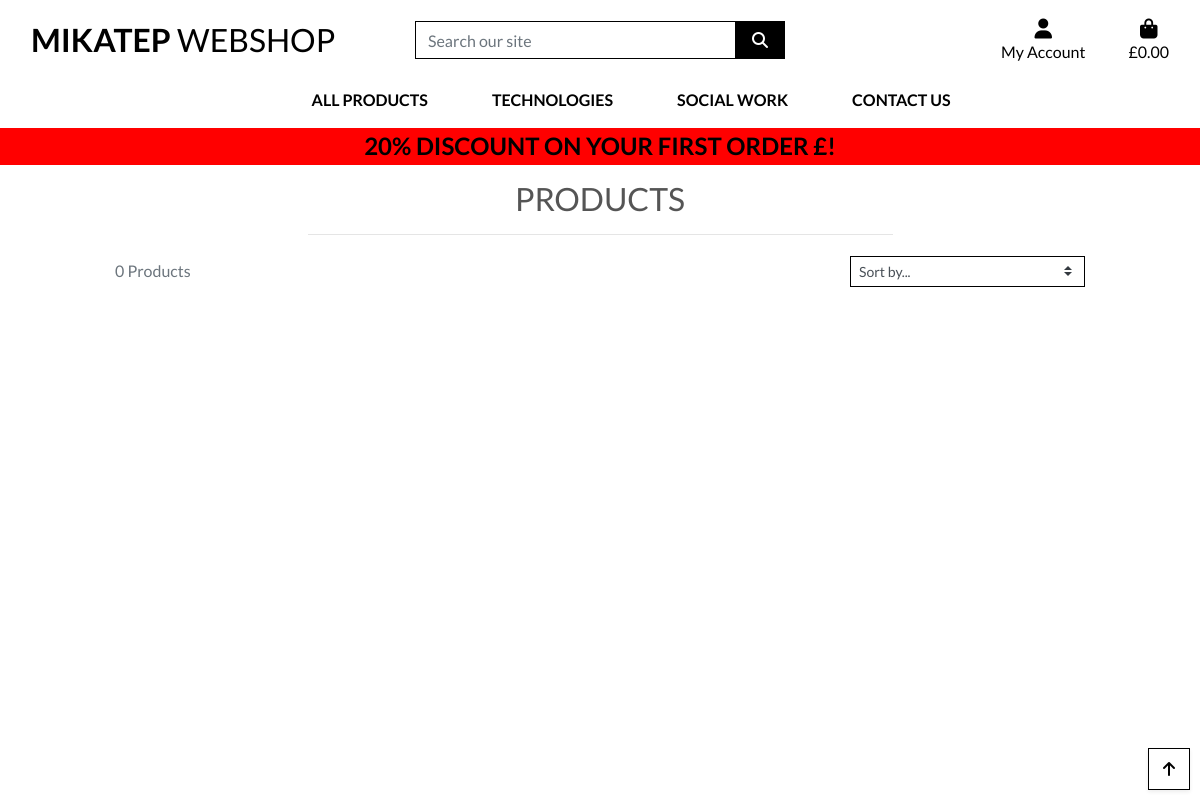
Before: /products/ with the older database file.
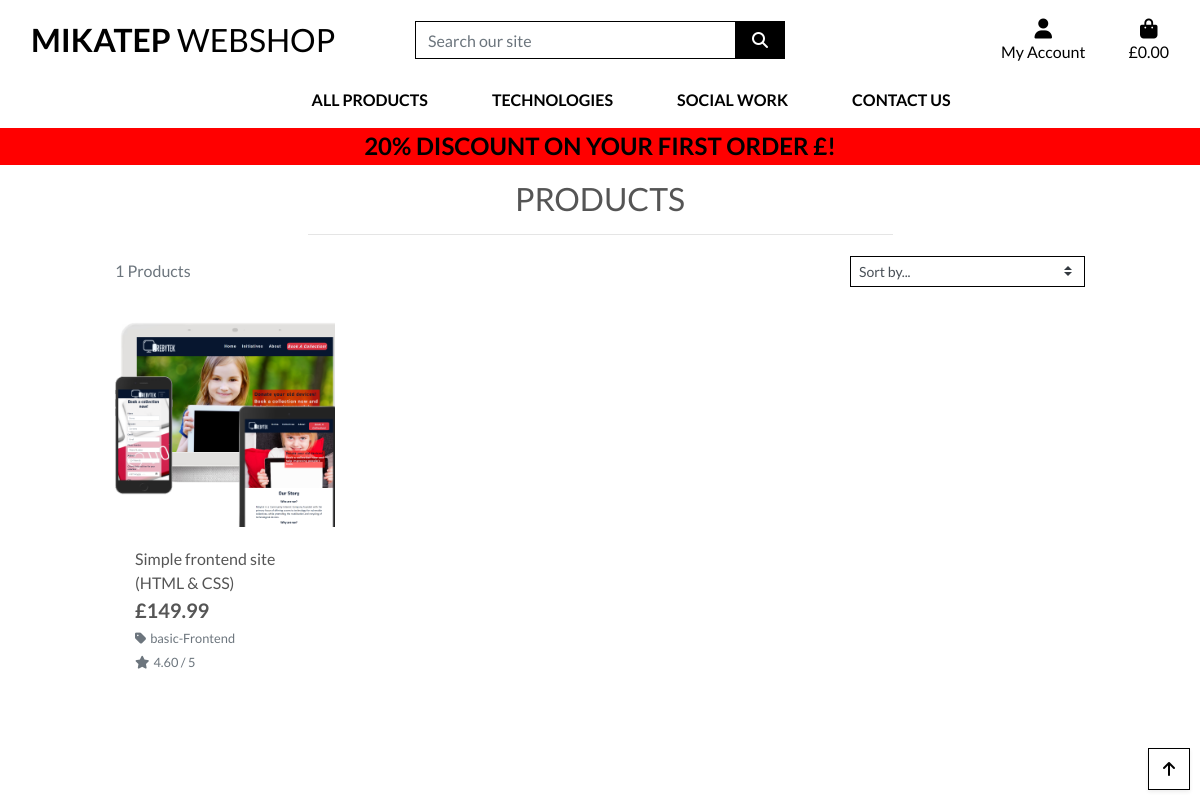
After: the same page with the newer database file.
### products/models.py (models this page shows, shortened)
class Product(models.Model):
    category = models.ForeignKey('Category', null=True, blank=True, on_delete=models.SET_NULL)
    sku = models.CharField(max_length=254, null=True, blank=True)
    name = models.CharField(max_length=254)
    description = models.TextField()
    price = models.DecimalField(max_digits=6, decimal_places=2)
    rating = models.DecimalField(max_digits=6, decimal_places=2, null=True, blank=True)
    image = models.ImageField(null=True, blank=True)

class Category(models.Model):
    class Meta:
        verbose_name_plural ='Categories'
    name = models.CharField(max_length=254)
    friendly_name = models.CharField(max_length=254, null=True, blank=True)

### products/views.py (the view, shortened to what this page needs)
# urls.py: path('', views.all_products, name='products'),
def all_products(request):
    products = Product.objects.all()
    query = None
    categories = None
    sort = None
    direction = None
    current_sorting = f'{sort}_{direction}'
    context = {
        'products': products,
        'search_term': query,
        'current_categories': categories,
        'current_sorting': current_sorting,
    }
    return render(request, 'products/products.html', context)

### bag/contexts.py (called while the page is built, shortened)
def bag_contents(request):
    bag_items = []
    total = 0
    product_count = 0
    bag = request.session.get('bag', {})
    grand_total =  total
    context = {
        'bag_items': bag_items,
        'total': total,
        'product_count': product_count,
        'grand_total': grand_total,
    }
    return context

### products/templates/products/products.html (shortened to what this page needs)
{% extends "base.html" %}
{% load static %}
{% block page_header %}
    <div class="container header-container">
    </div>
{% endblock %}
{% block content %}
    <div class="overlay"></div>
    <div class="container-fluid">
        <div class="row">
            <div class="col text-center mt-3">
                <h2 class="logo-font">Products</h2>
                <hr class="w-50 mb-1">
            </div>
        </div>
        <div class="row">
            <div class="product-container col-10 offset-1">
                <div class="row mt-1 mb-2">
                    <div class="col-12 col-md-6 my-auto order-md-last d-flex justify-content-center justify-content-md-end">
                        <div class="sort-select-wrapper w-50">
                            <select id="sort-selector" class="custom-select custom-select-sm rounded-0 border border-{% if current_sorting != 'None_None' %}info{% else %}black{% endif %}">
                                <option value="reset" {% if current_sorting == 'None_None' %}selected{% endif %}>Sort by...</option>
                            </select>
                        </div>
                    </div>
                    <div class="col-12 col-md-6 order-md-first">
                        <p class="text-muted mt-3 text-center text-md-left">
                            {{ products|length }} Products{% if search_term %} found for <strong>"{{ search_term }}"</strong>{% endif %}
                        </p>
                    </div>
                </div>
                <div class="row">
                    {% for product in products %}
                        <div class="col-sm-6 col-md-6 col-lg-4 col-xl-3">
                            <div class="card h-100 border-0">
                                {% if product.image %}
                                <a href="{% url 'product_detail' product.id %}">
                                    <img class="card-img-top img-fluid" src="{{ product.image.url }}" alt="{{ product.name }}">
                                </a>
                                {% else %}
                                <a href="{% url 'product_detail' product.id %}">
                                    <img class="card-img-top img-fluid" src="{{ MEDIA_URL }}noimage.png" alt="{{ product.name }}">
                                </a>
                                {% endif %}
                                <div class="card-body pb-0">
                                    <p class="mb-0">{{ product.name }}</p>
                                </div>
                                <div class="card-footer bg-white pt-0 border-0 text-left">
                                    <div class="row">
                                        <div class="col">
                                            <p class="lead mb-0 text-left font-weight-bold">£{{ product.price }}</p>
                                            {% if product.category %}
                                            <p class="small mt-1 mb-0">
                                                <a class="text-muted" href="{% url 'products' %}?category={{ product.category.name }}">
                                                    <i class="fas fa-tag mr-1"></i>{{ product.category.friendly_name }}
                                                </a>
                                            </p>
                                            {% endif %}
                                            {% if product.rating %}
                                                <small class="text-muted"><i class="fas fa-star mr-1"></i>{{ product.rating }} / 5</small>
                                            {% else %}
                                                <small class="text-muted">No Rating</small>
                                            {% endif %}
                                        </div>
                                    </div>
                                </div>
                            </div>
                        </div>
                    {% endfor %}
                </div>
            </div>
        </div>
    </div>
    <div class="btt-button shadow-sm rounded-0 border border-black">
        <a class="btt-link d-flex h-100">
            <i class="fas fa-arrow-up text-black mx-auto my-auto"></i>
        </a>
    </div>
{% endblock %}

### templates/base.html (shortened to what this page needs)
{% load static %}
<!doctype html>
<html lang="en">
  <head>
    {% block corecss %}
    <link rel="stylesheet" href="https://stackpath.bootstrapcdn.com/bootstrap/4.4.1/css/bootstrap.min.css">
    <link rel="stylesheet" href="{% static 'css/base.css' %}">
    {% endblock %}
    {% block extra_css %}
    <link rel="stylesheet" href="/static/css/base.css" type="css">
    {% endblock %}
  </head>
  <body>
    <header class="container-fluid fixed-top">
        <div id="topnav" class="row bg-white pt-lg-2 d-none d-lg-flex">
            <div class="col-12 col-lg-4 my-auto py-1 py-lg-0 text-center text-lg-left">
                <a href="{% url 'home' %}" class="nav-link main-logo-link">
                    <h2 class="logo-font text-black my-0"><strong>Mikatep</strong> Webshop</h2>
                </a>
            </div>
            <div class="col-12 col-lg-4 my-auto py-1 py-lg-0">
                <form method="GET" action="{% url 'products' %}">
                    <div class="input-group w-100">
                        <input class="form-control border border-black rounded-0" type="text" name="q" placeholder="Search our site">
                        <div class="input-group-append">
                            <button class="form-control btn btn-black border border-black rounded-0" type="submit">
                                <span class="icon">
                                    <i class="fas fa-search"></i>
                                </span>
                            </button>
                        </div>
                    </div>
                </form>
            </div>
            <div class="col-12 col-lg-4 my-auto py-1 py-lg-0">
                <ul class="list-inline list-unstyled text-center text-lg-right my-0">
                    <li class="list-inline-item dropdown">
                        <a class="text-black nav-link" href="#" id="user-options" data-toggle="dropdown" aria-haspopup="true" aria-expanded="false">
                            <div class="text-center">
                                <div><i class="fas fa-user fa-lg"></i></div>
                                <p class="my-0">My Account</p>
                            </div>
                        </a>
                    </li>
                    <li class="list-inline-item">
                        <a class="{% if grand_total %}text-info font-weight-bold{% else %}text-black{% endif %} nav-link" href="{% url 'view_bag' %}">
                            <div class="text-center">
                                <div><i class="fas fa-shopping-bag fa-lg"></i></div>
                                <p class="my-0">
                                    {% if grand_total %}
                                        £{{ grand_total|floatformat:2 }}
                                    {% else %}
                                        £0.00
                                    {% endif %}
                                </p>
                            </div>
                        </a>
                    </li>
                </ul>
            </div>
        </div>
        <div class="row bg-white">
          <nav class="navbar navbar-expand-lg navbar-light w-100">
              {% include 'includes/mobile_top_header.html' %}
              {% include 'includes/main_nav.html' %}
          </nav>
      </div>
      <div id="delivery-banner" class="row text-center">
          <div class="col bg-black text-black">
              <h4 class="logo-font my-1"><strong>20% discount on your first order £{{ new_client_discount }}!</strong></h4>
          </div>
      </div>
    </header>
    {% block page_header %}
    {% endblock %}
    {% block content %}
    {% endblock %}
  </body>

### templates/includes/mobile_top_header.html (shortened to what this page needs)
<ul>
  </ul>

### templates/includes/main_nav.html (shortened to what this page needs)
<div class="collapse navbar-collapse" id="main-nav">
    <ul class="navbar-nav w-auto mx-auto">
        <li class="nav-item dropdown">
            <a class="logo-font font-weight-bold nav-link text-black mr-5" href="#" id="all-products-link" data-toggle="dropdown" aria-haspopup="true" aria-expanded="false">
                All Products
            </a>
        </li>
        <li class="nav-item dropdown">
            <a class="logo-font font-weight-bold nav-link text-black mr-5" href="#" id="clothing-link" data-toggle="dropdown" aria-haspopup="true" aria-expanded="false">
                Technologies
            </a>
        </li>
        <li class="nav-item dropdown">
            <a class="logo-font font-weight-bold nav-link text-black mr-5" href="#" id="social-link" data-toggle="dropdown" aria-haspopup="true" aria-expanded="false">
                Social Work
            </a>
        </li>
        <li class="nav-item dropdown">
            <a class="logo-font font-weight-bold nav-link text-black" href="#" id="specials-link">
                Contact Us
            </a>
        </li>
    </ul>
</div>

### static/css/base.css (style rules this page uses)
html { height: 100%; }
body { background: url('/media/isometric-tecnology-abstract-background_52683-845.webp') no-repeat center center fixed; background-size: cover; height: calc(100vh - 164px); color: #555; font-family: 'Lato'; }
.icon { align-items: center; display: inline-flex; justify-content: center; height: 1.5rem; width: 1.5rem; }
.logo-font { text-transform: uppercase; }
.main-logo-link { width: fit-content; }
.btn-black { background: black; color: white; }
.text-black { color: #000 !important; }
.border-black { border: 1px solid black !important; }
.bg-black { background: red !important; }
.overlay { height: 100%; width: 100%; top: 0; left: 0; position: fixed; background: white !important; z-index: -1; }
.btt-button { height: 42px; width: 42px; position: fixed; bottom: 10px; right: 10px; }
.btt-link, .update-link, .remove-item { cursor: pointer; }
@media (min-width: 1200px) { .container { max-width: 80%; } }
@media (min-width: 992px) { .header-container { padding-top: 164px; } }

Changed rows visible on the page:
added Product: image (picture), name "Simple frontend site (HTML & CSS)", price "149.99", category.friendly_name "basic-Frontend", rating "4.60"
Other visible differences:
{{ products|length }}: "0" → "1"
